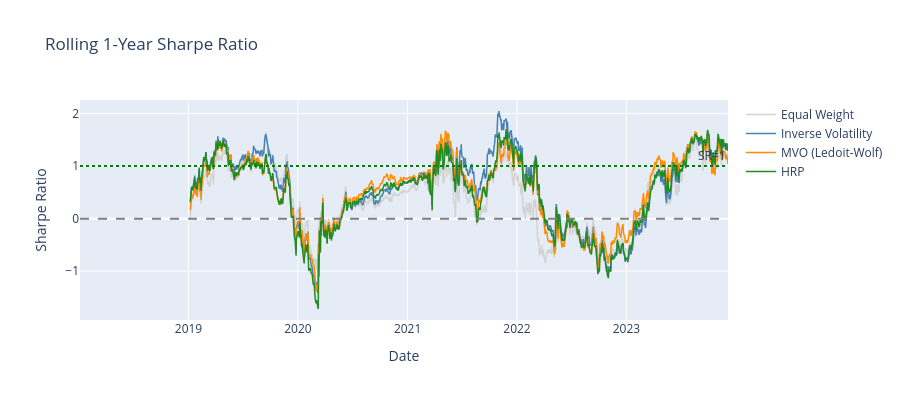

Write notebook code for a chart like this one.
### Markdown cell above
## 10. Rolling Sharpe Ratio

### Code cell
fig = go.Figure()

for name, result in results.items():
    rolling = portfolio_analyses[name].compute_rolling_metrics(
        windows=[252],
        metrics=["sharpe"],
    )
    rs_raw = np.asarray(rolling.sharpe[252].to_list(), dtype=float)
    rs = np.concatenate(([np.nan], rs_raw[:-1])) if rs_raw.size else rs_raw
    fig.add_trace(
        go.Scatter(
            x=result["dates"],
            y=rs,
            mode="lines",
            name=name,
            line=dict(color=colors.get(name, "gray"), width=1.5),
        )
    )

fig.add_hline(y=0, line_dash="dash", line_color="gray")
fig.add_hline(y=1, line_dash="dot", line_color="green", annotation_text="SR=1")

fig.update_layout(
    title="Rolling 1-Year Sharpe Ratio",
    xaxis_title="Date",
    yaxis_title="Sharpe Ratio",
    height=400,
)
fig.show()

### Figure 1 — Plotly figure (JSON) as saved in the notebook; plotly's stock layout.template omitted (floating-point values rounded to 4 significant figures; data arrays with more than 128 entries replaced by an {"elided": "..."} marker saying what was removed)
{"data": [{"line": {"color": "lightgray", "width": 1.5}, "mode": "lines", "name": "Equal Weight", "type": "scatter", "x": {"elided": "1491 str values"}, "y": {"elided": "1491 float values"}}, {"line": {"color": "steelblue", "width": 1.5}, "mode": "lines", "name": "Inverse Volatility", "type": "scatter", "x": {"elided": "1491 str values"}, "y": {"elided": "1491 float values"}}, {"line": {"color": "darkorange", "width": 1.5}, "mode": "lines", "name": "MVO (Ledoit-Wolf)", "type": "scatter", "x": {"elided": "1491 str values"}, "y": {"elided": "1491 float values"}}, {"line": {"color": "forestgreen", "width": 1.5}, "mode": "lines", "name": "HRP", "type": "scatter", "x": {"elided": "1491 str values"}, "y": {"elided": "1491 float values"}}], "layout": {"annotations": [{"showarrow": false, "text": "SR=1", "x": 1, "xanchor": "right", "xref": "x domain", "y": 1, "yanchor": "bottom", "yref": "y"}], "height": 400, "shapes": [{"line": {"color": "gray", "dash": "dash"}, "type": "line", "x0": 0, "x1": 1, "xref": "x domain", "y0": 0, "y1": 0, "yref": "y"}, {"line": {"color": "green", "dash": "dot"}, "type": "line", "x0": 0, "x1": 1, "xref": "x domain", "y0": 1, "y1": 1, "yref": "y"}], "title": {"text": "Rolling 1-Year Sharpe Ratio"}, "xaxis": {"title": {"text": "Date"}}, "yaxis": {"title": {"text": "Sharpe Ratio"}}}}
